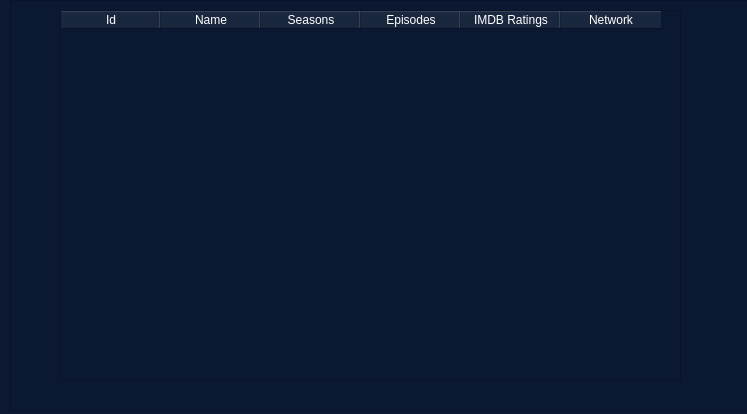
<?xml version="1.0" encoding="UTF-8"?>
<ui version="4.0">
 <class>MainWindow</class>
 <widget class="QMainWindow" name="MainWindow">
  <property name="geometry">
   <rect>
    <x>0</x>
    <y>0</y>
    <width>747</width>
    <height>414</height>
   </rect>
  </property>
  <property name="minimumSize">
   <size>
    <width>747</width>
    <height>414</height>
   </size>
  </property>
  <property name="maximumSize">
   <size>
    <width>747</width>
    <height>414</height>
   </size>
  </property>
  <property name="windowTitle">
   <string>MainWindow</string>
  </property>
  <property name="styleSheet">
   <string notr="true">background-color: #0a1931;</string>
  </property>
  <widget class="QWidget" name="centralwidget">
   <widget class="QFrame" name="frame">
    <property name="geometry">
     <rect>
      <x>10</x>
      <y>0</y>
      <width>741</width>
      <height>411</height>
     </rect>
    </property>
    <property name="frameShape">
     <enum>QFrame::StyledPanel</enum>
    </property>
    <property name="frameShadow">
     <enum>QFrame::Raised</enum>
    </property>
    <widget class="QTableWidget" name="tableWidget">
     <property name="geometry">
      <rect>
       <x>50</x>
       <y>10</y>
       <width>621</width>
       <height>371</height>
      </rect>
     </property>
     <property name="styleSheet">
      <string notr="true">color: rgb(255, 255, 255);</string>
     </property>
     <column>
      <property name="text">
       <string>Id</string>
      </property>
     </column>
     <column>
      <property name="text">
       <string>Name</string>
      </property>
     </column>
     <column>
      <property name="text">
       <string>Seasons</string>
      </property>
     </column>
     <column>
      <property name="text">
       <string>Episodes</string>
      </property>
     </column>
     <column>
      <property name="text">
       <string>IMDB Ratings</string>
      </property>
     </column>
     <column>
      <property name="text">
       <string>Network</string>
      </property>
     </column>
    </widget>
   </widget>
  </widget>
 </widget>
 <resources/>
 <connections/>
</ui>
